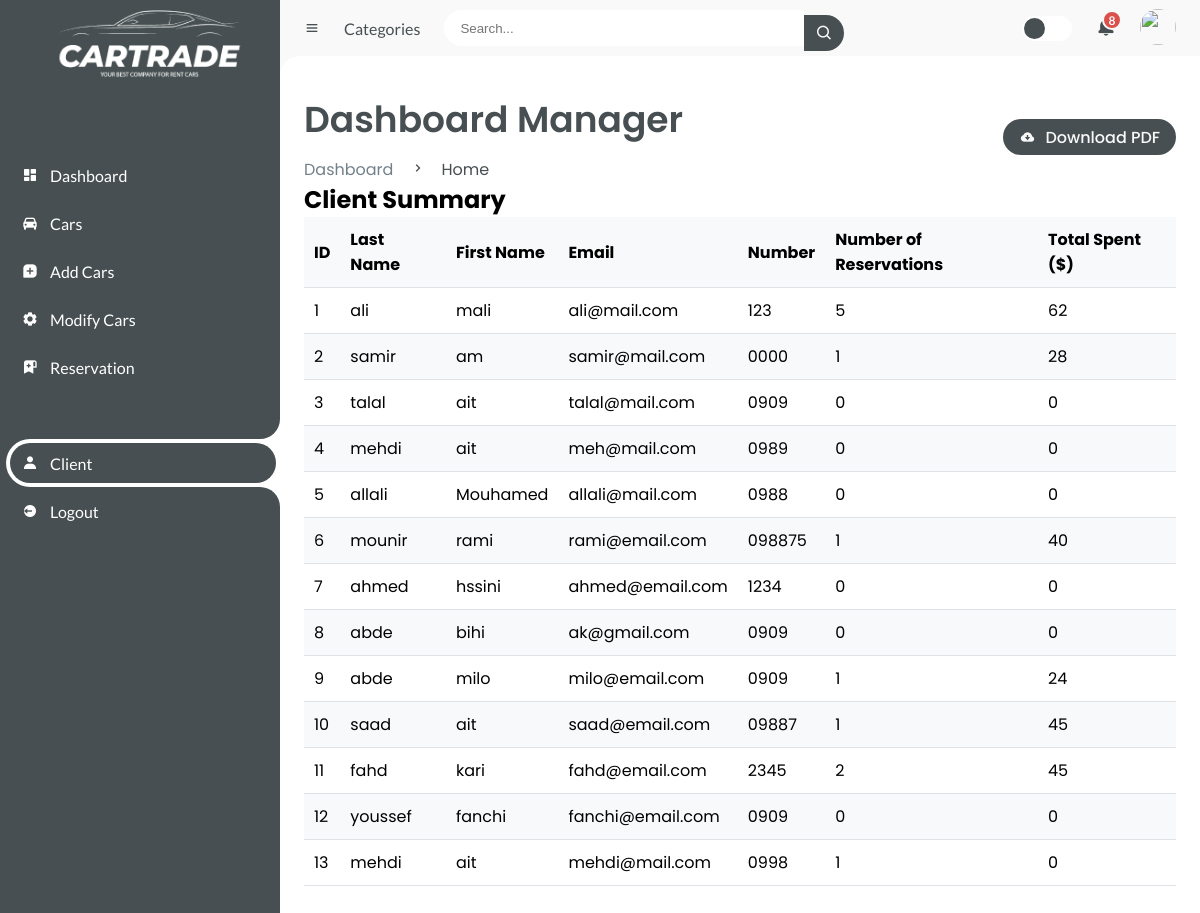
Page /client_summary on the earlier database version.
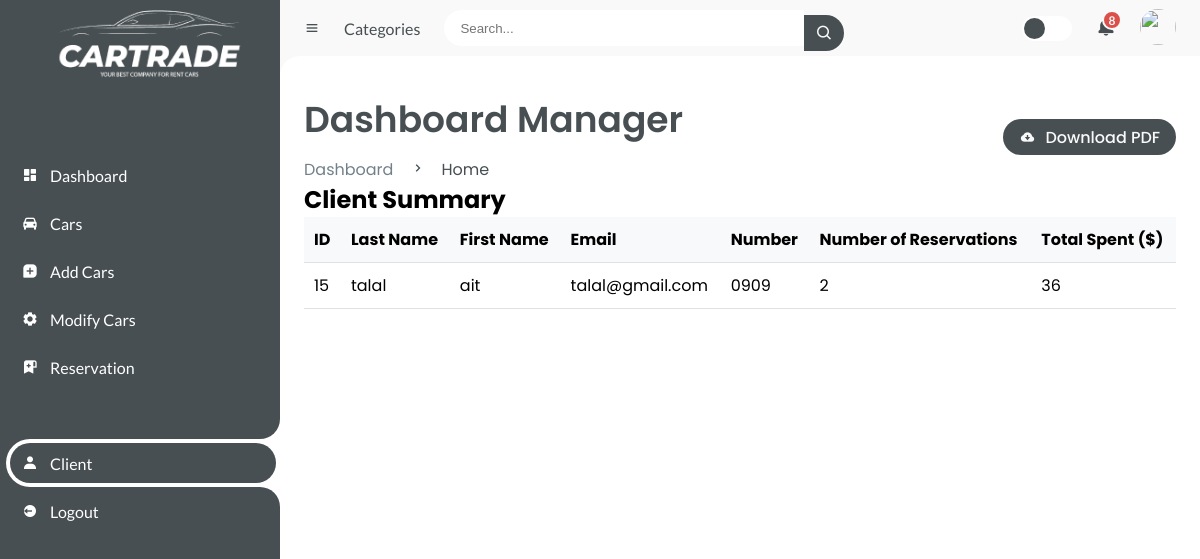
Same page on the later database version.
### tables this page shows
CREATE TABLE client (
                id_client INTEGER PRIMARY KEY AUTOINCREMENT,
                nom TEXT NOT NULL,
                prenom TEXT NOT NULL,
                email TEXT NOT NULL,
                telephone TEXT NOT NULL);

### app.py (the view)
@app.route('/client_summary')
def client_summary():
    conn = sqlite3.connect('loc.db')
    cursor = conn.cursor()
    cursor.execute("SELECT * FROM client")
    clients = cursor.fetchall()
    client_summaries = []
    for client in clients:
        client_id = client[0]
        nom = client[1]
        prenom = client[2]
        email = client[3]
        telephone = client[4]
        cursor.execute("SELECT COUNT(*) FROM reservation WHERE id_client=?", (client_id,))
        num_reservations = cursor.fetchone()[0]
        cursor.execute("""
            SELECT SUM(voiture.prix)
            FROM reservation
            JOIN voiture ON reservation.id_voiture = voiture.id_voiture
            WHERE reservation.id_client=? AND reservation.status != 'Refused'
        """, (client_id,))
        total_spent = cursor.fetchone()[0] or 0  # Handle None (no reservations)
        summary = {
            'id': client_id,
            'nom': nom,
            'prenom': prenom,
            'email': email,
            'telephone': telephone,
            'num_reservations': num_reservations,
            'total_spent': total_spent
        }
        client_summaries.append(summary)
    conn.close()
    return render_template('client_summary.html', client_summaries=client_summaries)

### templates/client_summary.html (shortened to what this page needs)
<!DOCTYPE html>
<html lang="en">
  <head>
    <link
      href="https://unpkg.com/boxicons@2.0.9/css/boxicons.min.css"
      rel="stylesheet"
    />
    <link
      rel="stylesheet"
      type="text/css"
      href="{{ url_for('static', filename='styleman.css') }}"
    />
  </head>
  <body>
    <section id="sidebar">
      <a href="/" class="brand">
        <img src="{{ url_for('static', filename= 'photo/hhhh.png')}}" alt="" />
      </a>
      <ul class="side-menu top">
        <li>
          <a href="/home">
            <i class="bx bxs-dashboard"></i>
            <span class="text">Dashboard</span>
          </a>
        </li>
        <li>
          <a href="/manager_cars">
            <i class="bx bxs-car"></i>
            <span class="text">Cars</span>
          </a>
        </li>
        <li>
          <a href="/manager_dashboard">
            <i class="bx bxs-message-square-add"></i>
            <span class="text">Add Cars</span>
          </a>
        </li>
        <li>
          <a href="#">
            <i class="bx bxs-cog"></i>
            <span class="text">Modify Cars</span>
          </a>
        </li>
        <li>
          <a href="/reservations">
            <i class="bx bxs-bookmark-alt-plus"></i>
            <span class="text">Reservation</span>
          </a>
        </li>
      </ul>
      <ul class="side-menu">
        <li class="active">
          <a href="#">
            <i class="bx bxs-user"></i>
            <span class="text">Client</span>
          </a>
        </li>
        <li>
          <a href="/" class="logout">
            <i class="bx bxs-log-out-circle"></i>
            <span class="text">Logout</span>
          </a>
        </li>
      </ul>
    </section>
    <section id="content">
      <nav>
        <i class="bx bx-menu"></i>
        <a href="#" class="nav-link">Categories</a>
        <form action="#">
          <div class="form-input">
            <input type="search" placeholder="Search..." />
            <button type="submit" class="search-btn">
              <i class="bx bx-search"></i>
            </button>
          </div>
        </form>
        <label for="switch-mode" class="switch-mode"></label>
        <a href="#" class="notification">
          <span class="num">8</span>
        </a>
        <a href="/manager_profile" class="profile">
          <img
            src="{{ url_for('static', filename= 'photo/img/talal.png')}}"
            alt=""
          />
        </a>
      </nav>
      <main>
        <div class="head-title">
          <div class="left">
            <h1>Dashboard Manager</h1>
            <ul class="breadcrumb">
              <li>
                <a href="#">Dashboard</a>
              </li>
              <li><i class="bx bx-chevron-right"></i></li>
              <li>
                <a class="active" href="#">Home</a>
              </li>
            </ul>
          </div>
          <a href="#" class="btn-download">
            <i class="bx bxs-cloud-download"></i>
            <span class="text">Download PDF</span>
          </a>
        </div>
        <h1>Client Summary</h1>
    <table>
        <thead>
            <tr>
                <th>ID</th>
                <th>Last Name</th>
                <th>First Name</th>
                <th>Email</th>
                <th>Number</th>
                <th>Number of Reservations</th>
                <th>Total Spent ($)</th>
            </tr>
        </thead>
        <tbody>
            {% for summary in client_summaries %}
            <tr>
                <td>{{summary['id']}}</td>
                <td>{{ summary['nom'] }}</td>
                <td>{{ summary['prenom'] }}</td>
                <td>{{ summary['email'] }}</td>
                <td>{{ summary['telephone'] }}</td>
                <td>{{ summary['num_reservations'] }}</td>
                <td>{{ summary['total_spent'] }}</td>
            </tr>
            {% endfor %}
        </tbody>
    </table>
      </main>
    </section>
  </body>
</html>

Differences in the rows shown:
removed client: id "1", nom "ali", prenom "mali", email "ali@mail.com", telephone "123", num_reservations "5", total_spent "62"
removed client: id "2", nom "samir", prenom "am", email "samir@mail.com", telephone "0000", num_reservations "1", total_spent "28"
removed client: id "3", nom "talal", prenom "ait", email "talal@mail.com", telephone "0909", num_reservations "0", total_spent "0"
removed client: id "4", nom "mehdi", prenom "ait", email "meh@mail.com", telephone "0989", num_reservations "0", total_spent "0"
removed client: id "5", nom "allali", prenom "Mouhamed", email "allali@mail.com", telephone "0988", num_reservations "0", total_spent "0"
removed client: id "6", nom "mounir", prenom "rami", email "rami@email.com", telephone "098875", num_reservations "1", total_spent "40"
removed client: id "7", nom "ahmed", prenom "hssini", email "ahmed@email.com", telephone "1234", num_reservations "0", total_spent "0"
removed client: id "8", nom "abde", prenom "bihi", email "ak@gmail.com", telephone "0909", num_reservations "0", total_spent "0"
removed client: id "9", nom "abde", prenom "milo", email "milo@email.com", telephone "0909", num_reservations "1", total_spent "24"
removed client: id "10", nom "saad", prenom "ait", email "saad@email.com", telephone "09887", num_reservations "1", total_spent "45"
removed client: id "11", nom "fahd", prenom "kari", email "fahd@email.com", telephone "2345", num_reservations "2", total_spent "45"
removed client: id "12", nom "youssef", prenom "fanchi", email "fanchi@email.com", telephone "0909", num_reservations "0", total_spent "0"
removed client: id "13", nom "mehdi", prenom "ait", email "mehdi@mail.com", telephone "0998", num_reservations "1", total_spent "0"
added client: id "15", nom "talal", prenom "ait", email "talal@gmail.com", telephone "0909", num_reservations "2", total_spent "36"
